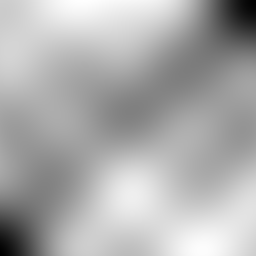
#> input picture etc/elevation_0051.png, 256 x 256 px
$ python -i generate_elevation.py   (imports and definitions only)
#> lines starting #> are read from the running program, lines starting #| are printed output that depends on the picture; after the words box and inside, x2 and y2 are one past the last pixel; in counts of white or black regions, pixels touching at a corner belong together
#!/usr/bin/env python3
"""Generate synthetic PCB elevation (warpage) images for each design variant.

Each elevation is a 256×256 grayscale image with values in [0, 1] (continuous,
smooth) representing surface height.

Pattern types (randomly chosen per sample):
  center_bump     — centre area is highest (convex bump)
  center_bowl     — centre area is lowest  (concave bowl / valley)
  corner_single   — one random corner is elevated or depressed
  corner_diagonal — two diagonal corners are elevated or depressed (saddle)
  corner_adjacent — two adjacent corners are elevated or depressed (ramp)
  corner_all      — all four corners are elevated or depressed

Generation formula (per sample):
  elevation = pattern_surface * amplitude
            + density_map * 0.12          (weak design conditioning)
            + low_freq_noise()
            + random_tilt()
  elevation = normalise(elevation) to [0, 1]

Run:
  python -m data_generation.generate_elevation
  (reads data/design/*.png, writes data/elevation/design_{A,...,J}/images/)
"""

import random
from pathlib import Path

import numpy as np
from PIL import Image

CANVAS    = 256
SEED      = 42
N_SAMPLES = 300       # elevation images per design

DATA_DIR   = Path(__file__).parent.parent / 'data'
DESIGN_DIR = DATA_DIR / 'design'
ELEV_DIR   = DATA_DIR / 'elevation'

DESIGN_NAMES = [
    'design_A', 'design_B', 'design_C', 'design_D',
    'design_E', 'design_F', 'design_G', 'design_H', 'design_I', 'design_J',
]

# Per-design warp amplitude: scales the dominant pattern surface
WARP_AMPLITUDE = {
    'design_A': 0.25,
    'design_B': 0.35,
    'design_C': 0.45,
    'design_D': 0.38,
    'design_E': 0.30,
    'design_F': 0.28,
    'design_G': 0.40,
    'design_H': 0.35,
    'design_I': 0.32,
    'design_J': 0.42,
}
# Per-design tilt magnitude: simulates asymmetric thermal / mounting stress
TILT_SCALE = {
    'design_A': 0.05,
    'design_B': 0.10,
    'design_C': 0.05,
    'design_D': 0.15,
    'design_E': 0.08,
    'design_F': 0.06,
    'design_G': 0.10,
    'design_H': 0.12,
    'design_I': 0.07,
    'design_J': 0.15,
}

# Ordered list of pattern types — sampled uniformly at random per elevation
PATTERN_TYPES = [
    'center_bump',      # centre is the peak
    'center_bowl',      # centre is the valley
    'corner_single',    # one corner is high or low
    'corner_diagonal',  # two diagonal corners are high or low
    'corner_adjacent',  # two adjacent corners are high or low
    'corner_all',       # all four corners are high or low
]

# Corner positions in the (−1, 1)² coordinate space, going clockwise from TL
_CORNERS = [(-1.0, -1.0), (1.0, -1.0), (1.0, 1.0), (-1.0, 1.0)]
_DIAGONAL_PAIRS = [
    [(-1.0, -1.0), ( 1.0,  1.0)],   # top-left / bottom-right
    [( 1.0, -1.0), (-1.0,  1.0)],   # top-right / bottom-left
]
_ADJACENT_PAIRS = [
    [(-1.0, -1.0), ( 1.0, -1.0)],   # top edge
    [( 1.0, -1.0), ( 1.0,  1.0)],   # right edge
    [( 1.0,  1.0), (-1.0,  1.0)],   # bottom edge
    [(-1.0,  1.0), (-1.0, -1.0)],   # left edge
]


# ------------------------------------------------------------------
# Component functions
# ------------------------------------------------------------------

def _load_density_map(design_path: Path) -> np.ndarray:
    """Return a normalised foreground-density map (H, W) in [0, 1]."""
#> called with design_path = '../etc/elevation_0051.png'
    img = np.array(Image.open(design_path).convert('L').resize(
        (CANVAS, CANVAS), Image.LANCZOS), dtype=np.float32)
    fg = (img < 128).astype(np.float32)   # black pixels = foreground
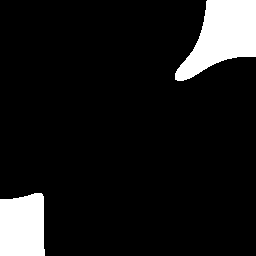
#> fg: shape (256, 256) float32; values 0 (black) and 1 (white), 9.9% white; 2 white regions, box (x1, y1, x2, y2) and area: (175, 0, 256, 81) 3847, (0, 193, 45, 256) 2626
    from scipy.ndimage import gaussian_filter
    density = gaussian_filter(fg, sigma=20)
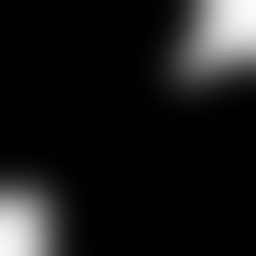
#> density: shape (256, 256) float32; min 0, max 0.986, mean 0.0988
    if density.max() > 0:
        density = density / density.max()
    return density


# [155 lines left out: functions _pattern_surface, _low_freq_noise, _random_tilt, _generate_single_elevation, generate_all, not called in this run]


# [2 lines not run here, left out]

>>> result = _load_density_map('../etc/elevation_0051.png')

$ run again, on etc/elevation_0052.png
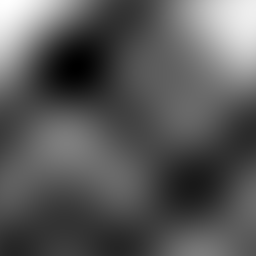
#> input picture etc/elevation_0052.png, 256 x 256 px
#> in _load_density_map, `fg = (img < 128).astype(np.float32)`:
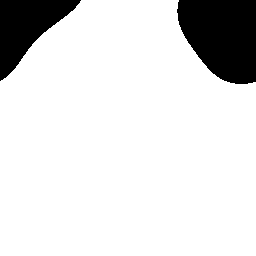
#> fg: shape (256, 256) float32; values 0 (black) and 1 (white), 87% white; 2 black regions, box (x1, y1, x2, y2) and area: (177, 0, 256, 84) 5297, (0, 0, 81, 81) 3228
#> in _load_density_map, `density = gaussian_filter(fg, sigma=20)`:
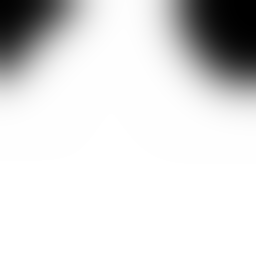
#> density: shape (256, 256) float32; min 0.000161, max 1, mean 0.87

$ run again, on etc/elevation_0054.png
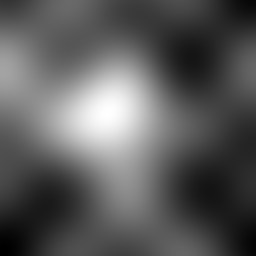
#> input picture etc/elevation_0054.png, 256 x 256 px
#> in _load_density_map, `fg = (img < 128).astype(np.float32)`:
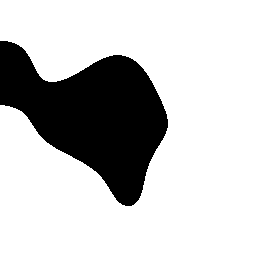
#> fg: shape (256, 256) float32; values 0 (black) and 1 (white), 77.2% white; 1 black region, box (x1, y1, x2, y2) and area: (0, 41, 168, 206) 14926
#> in _load_density_map, `density = gaussian_filter(fg, sigma=20)`:
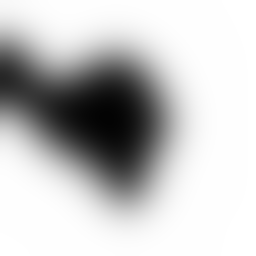
#> density: shape (256, 256) float32; min 0.0125, max 1, mean 0.772
